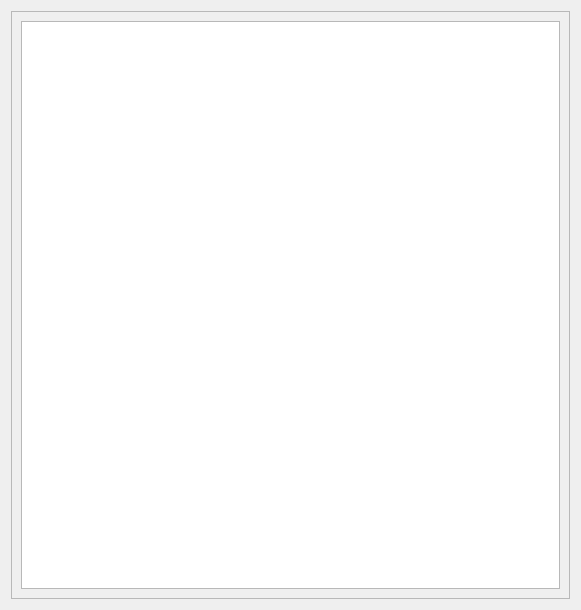
<?xml version="1.0" encoding="UTF-8"?>
<ui version="4.0">
 <class>FrameText</class>
 <widget class="QFrame" name="FrameText">
  <property name="geometry">
   <rect>
    <x>0</x>
    <y>0</y>
    <width>581</width>
    <height>610</height>
   </rect>
  </property>
  <property name="windowTitle">
   <string>Frame</string>
  </property>
  <layout class="QVBoxLayout" name="verticalLayout">
   <property name="sizeConstraint">
    <enum>QLayout::SetMinimumSize</enum>
   </property>
   <item>
    <widget class="QScrollArea" name="scrollArea">
     <property name="sizePolicy">
      <sizepolicy hsizetype="Expanding" vsizetype="Expanding">
       <horstretch>0</horstretch>
       <verstretch>0</verstretch>
      </sizepolicy>
     </property>
     <property name="sizeAdjustPolicy">
      <enum>QAbstractScrollArea::AdjustToContents</enum>
     </property>
     <property name="widgetResizable">
      <bool>true</bool>
     </property>
     <widget class="QWidget" name="scrollAreaWidgetContents">
      <property name="geometry">
       <rect>
        <x>0</x>
        <y>0</y>
        <width>561</width>
        <height>590</height>
       </rect>
      </property>
      <property name="sizePolicy">
       <sizepolicy hsizetype="Preferred" vsizetype="Expanding">
        <horstretch>0</horstretch>
        <verstretch>0</verstretch>
       </sizepolicy>
      </property>
      <layout class="QVBoxLayout" name="verticalLayout_2">
       <property name="sizeConstraint">
        <enum>QLayout::SetMinimumSize</enum>
       </property>
       <item>
        <widget class="QTextEdit" name="text_edit">
         <property name="sizePolicy">
          <sizepolicy hsizetype="Expanding" vsizetype="Preferred">
           <horstretch>0</horstretch>
           <verstretch>0</verstretch>
          </sizepolicy>
         </property>
         <property name="minimumSize">
          <size>
           <width>100</width>
           <height>200</height>
          </size>
         </property>
         <property name="verticalScrollBarPolicy">
          <enum>Qt::ScrollBarAlwaysOff</enum>
         </property>
         <property name="horizontalScrollBarPolicy">
          <enum>Qt::ScrollBarAlwaysOff</enum>
         </property>
         <property name="sizeAdjustPolicy">
          <enum>QAbstractScrollArea::AdjustIgnored</enum>
         </property>
         <property name="readOnly">
          <bool>true</bool>
         </property>
        </widget>
       </item>
      </layout>
     </widget>
    </widget>
   </item>
  </layout>
 </widget>
 <resources/>
 <connections/>
</ui>
